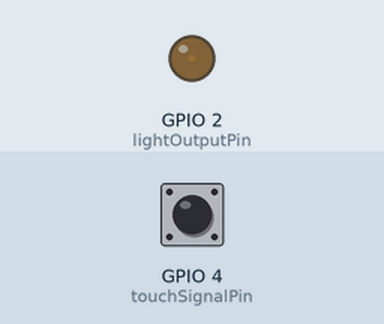
A sketch run on a simulated ESP32. Shown: output pins drawn as LEDs (lit = HIGH). The test bench sets the inputs (shaded band); at power-on: GPIO 4 (touchSignalPin) HIGH. What the sketch prints to the serial monitor is not drawn.

Above: at 0.05 s.
At 3.75 s:
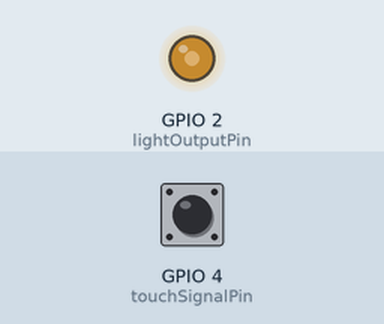
Timing chart, 0 to 8.6 s (numbered marks = the images above):
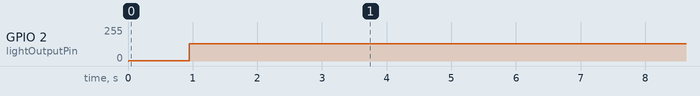

The sketch:

ex05.ino
```cpp
/*
 * ESP32 三档触摸可调速呼吸灯实验 ex05
 * 实验功能简述：
 * 1. 板载LED(GPIO2)持续平滑呼吸渐变
 * 2. 电容触摸通道T0(GPIO4)单次触碰切换运行档位
 * 3. 共3档呼吸速率，循环切换模式：1→2→3→1
 * 4. 采用软件消抖过滤触摸杂波，上升沿触发切换，避免误动作
 * 5. 非阻塞时间驱动PWM，不占用触摸检测响应
 */

// 硬件引脚分配
const uint8_t touchSignalPin = 4;   // 电容触摸通道T0
const uint8_t lightOutputPin = 2;   // 开发板自带LED引脚

// PWM波形配置参数
const uint16_t pwmFrequency = 5000;
const uint8_t pwmBitDepth = 8;       // 0~255亮度区间

// 触摸判定阈值（适配本机触摸读数，触摸后数值低于1200判定有效触碰）
const int touchJudgeThreshold = 1200;

// 消抖稳定等待时长(ms)
const unsigned int shakeFilterMs = 50;

// 三档呼吸刷新间隔，数值越小明暗变化越快
const int breathDelayTable[3] = {15, 7, 3};

// 触摸消抖、边沿检测缓存变量
bool prevRawTouchState = false;
bool realTimeRawTouch = false;
bool touchStableState = false;
bool lastStableTouchRecord = false;
unsigned long shakeFilterTimer = 0;

// 呼吸灯运行参数
int pwmBrightness = 0;
int brightnessChangeDir = 1;         // 1=变亮 -1=变暗
int runGear = 1;                    // 当前运行档位 1/2/3
unsigned long lastPwmUpdateTick = 0;

void setup() {
  Serial.begin(115200);

  // 绑定LED PWM通道
  ledcAttach(lightOutputPin, pwmFrequency, pwmBitDepth);
  ledcWrite(lightOutputPin, pwmBrightness);

  Serial.println("=== ex05 触摸调速呼吸灯程序启动 ===");
  Serial.print("初始运行档位：");
  Serial.println(runGear);
  Serial.println("触摸引脚：GPIO4(D4)");
}

void loop() {
  // 第一部分：读取触摸信号 + 软件消抖处理
  int touchRawValue = touchRead(touchSignalPin);
  realTimeRawTouch = (touchRawValue < touchJudgeThreshold);

  // 触摸电平发生变化，重置消抖计时
  if (realTimeRawTouch != prevRawTouchState) {
    shakeFilterTimer = millis();
  }

  // 等待信号稳定后更新触摸判定状态
  if ((millis() - shakeFilterTimer) > shakeFilterMs) {
    if (realTimeRawTouch != touchStableState) {
      touchStableState = realTimeRawTouch;
    }
  }

  // 上升沿检测：无触摸 → 刚触摸瞬间切换档位
  if (!lastStableTouchRecord && touchStableState) {
    if (runGear >= 3) {
      runGear = 1;
    } else {
      runGear = runGear + 1;
    }
    Serial.print("检测到有效触摸，切换至档位：");
    Serial.println(runGear);
  }

  // 保存上一轮状态用于下一次边沿判断
  lastStableTouchRecord = touchStableState;
  prevRawTouchState = realTimeRawTouch;

  // 第二部分：非阻塞呼吸灯亮度渐变
  int currentRefreshGap = breathDelayTable[runGear - 1];
  if (millis() - lastPwmUpdateTick >= currentRefreshGap) {
    lastPwmUpdateTick = millis();

    pwmBrightness += brightnessChangeDir;

    // 亮度到达极值反转变化方向
    if (pwmBrightness >= 255) {
      pwmBrightness = 255;
      brightnessChangeDir = -1;
    } else if (pwmBrightness <= 0) {
      pwmBrightness = 0;
      brightnessChangeDir = 1;
    }

    ledcWrite(lightOutputPin, pwmBrightness);
  }

  // 短暂延时，减少CPU占用，不影响触摸实时采集
  delay(1);
}
```
